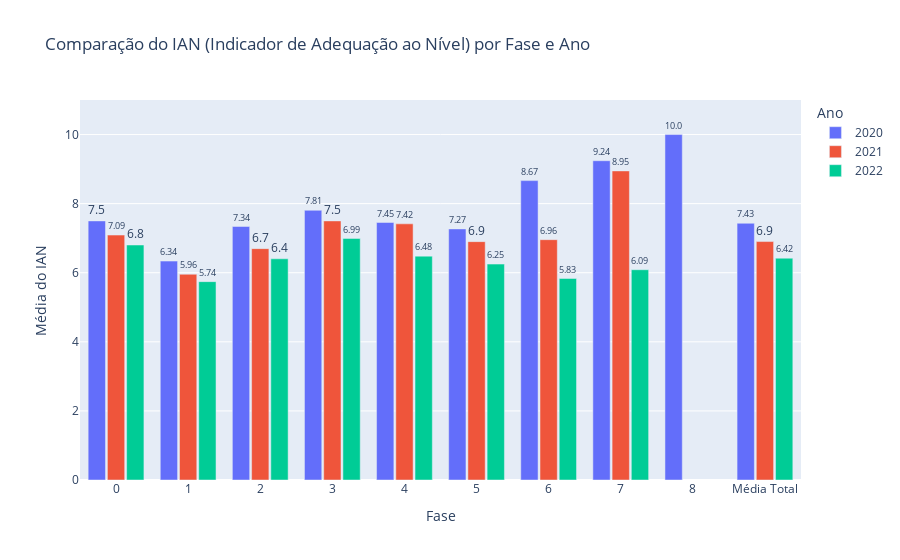

This figure's notebook cell:
### Markdown cell above
### **IAN (Indicador de Adequação ao Nível)**

### Code cell
#IAN (Indicador de Adequação ao Nível)

# Garantir que a coluna 'FASE' seja tratada como string (categoria)
comparacao_fase['FASE'] = comparacao_fase['FASE'].astype(str)

# Criar uma nova coluna com os valores formatados para os rótulos
comparacao_fase['IAN_Texto'] = comparacao_fase['IAN'].round(2).astype(str)

# Gráfico de barras agrupadas
fig = px.bar(
    comparacao_fase,
    x='FASE',  # Eixo X: Fases (tratadas como categorias)
    y='IAN',   # Eixo Y: Valor médio do IAA
    color='ANO',  # Cores diferentes para cada ano
    barmode='group',  # Barras agrupadas por ano
    title='Comparação do IAN (Indicador de Adequação ao Nível) por Fase e Ano',
    text='IAN_Texto'  # Usar a coluna formatada como texto nas barras
)

# Ajustar o layout para melhorar a visualização
fig.update_layout(
    xaxis_title='Fase',
    yaxis_title='Média do IAN',
    yaxis={'range': [0, 11]},  # Definir o limite do eixo Y de 0 a 12
    xaxis={'type': 'category', 'categoryorder': 'category ascending'},  # Forçar o eixo X a ser tratado como categoria e ordenar as fases
    bargap=0.2,  # Espaçamento entre as barras de diferentes fases
    bargroupgap=0.1,  # Espaçamento entre as barras do mesmo grupo (ano)
    legend_title_text='Ano',  # Título da legenda
    showlegend=True  # Garantir que a legenda seja exibida
)

# Ajustar a formatação da legenda (garantir que os anos apareçam corretamente)
fig.update_traces(
    textposition='outside'  # Posicionar os rótulos das barras fora delass
)

# Exibir o gráfico
fig.show()

### Figure 1 — Plotly figure (JSON) as saved in the notebook; plotly's stock layout.template omitted (floating-point values rounded to 4 significant figures)
{"data": [{"alignmentgroup": "True", "hovertemplate": "ANO=2020<br>FASE=%{x}<br>IAN=%{y}<br>IAN_Texto=%{text}<extra></extra>", "legendgroup": "2020", "marker": {"color": "#636efa", "pattern": {"shape": ""}}, "name": "2020", "offsetgroup": "2020", "orientation": "v", "showlegend": true, "text": ["7.5", "6.34", "7.34", "7.81", "7.45", "7.27", "8.67", "9.24", "10.0", "7.43"], "textposition": "outside", "type": "bar", "x": ["0", "1", "2", "3", "4", "5", "6", "7", "8", "Média Total"], "xaxis": "x", "y": [7.5, 6.337, 7.339, 7.807, 7.455, 7.269, 8.667, 9.242, 10.0, 7.431], "yaxis": "y"}, {"alignmentgroup": "True", "hovertemplate": "ANO=2021<br>FASE=%{x}<br>IAN=%{y}<br>IAN_Texto=%{text}<extra></extra>", "legendgroup": "2021", "marker": {"color": "#EF553B", "pattern": {"shape": ""}}, "name": "2021", "offsetgroup": "2021", "orientation": "v", "showlegend": true, "text": ["7.09", "5.96", "6.7", "7.5", "7.42", "6.9", "6.96", "8.95", "6.9"], "textposition": "outside", "type": "bar", "x": ["0", "1", "2", "3", "4", "5", "6", "7", "Média Total"], "xaxis": "x", "y": [7.09, 5.956, 6.698, 7.5, 7.415, 6.9, 6.957, 8.947, 6.902], "yaxis": "y"}, {"alignmentgroup": "True", "hovertemplate": "ANO=2022<br>FASE=%{x}<br>IAN=%{y}<br>IAN_Texto=%{text}<extra></extra>", "legendgroup": "2022", "marker": {"color": "#00cc96", "pattern": {"shape": ""}}, "name": "2022", "offsetgroup": "2022", "orientation": "v", "showlegend": true, "text": ["6.8", "5.74", "6.4", "6.99", "6.48", "6.25", "5.83", "6.09", "6.42"], "textposition": "outside", "type": "bar", "x": ["0", "1", "2", "3", "4", "5", "6", "7", "Média Total"], "xaxis": "x", "y": [6.803, 5.742, 6.403, 6.993, 6.48, 6.25, 5.833, 6.087, 6.421], "yaxis": "y"}], "layout": {"bargap": 0.2, "bargroupgap": 0.1, "barmode": "group", "legend": {"title": {"text": "Ano"}, "tracegroupgap": 0}, "showlegend": true, "title": {"text": "Comparação do IAN (Indicador de Adequação ao Nível) por Fase e Ano"}, "xaxis": {"anchor": "y", "categoryorder": "category ascending", "domain": [0, 1], "title": {"text": "Fase"}, "type": "category"}, "yaxis": {"anchor": "x", "domain": [0, 1], "range": [0, 11], "title": {"text": "Média do IAN"}}}}
